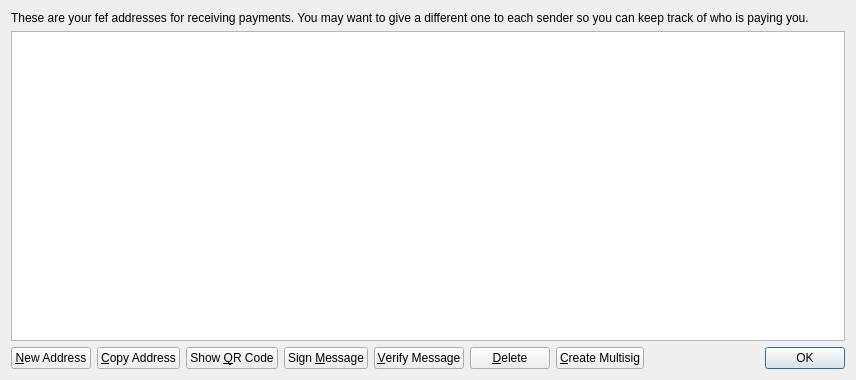
<?xml version="1.0" encoding="UTF-8"?>
<ui version="4.0">
 <class>AddressBookPage</class>
 <widget class="QWidget" name="AddressBookPage">
  <property name="geometry">
   <rect>
    <x>0</x>
    <y>0</y>
    <width>856</width>
    <height>380</height>
   </rect>
  </property>
  <property name="windowTitle">
   <string>Address Book</string>
  </property>
  <layout class="QVBoxLayout" name="verticalLayout">
   <item>
    <widget class="QLabel" name="labelExplanation">
     <property name="text">
      <string>These are your fef addresses for receiving payments. You may want to give a different one to each sender so you can keep track of who is paying you.</string>
     </property>
     <property name="textFormat">
      <enum>Qt::PlainText</enum>
     </property>
     <property name="wordWrap">
      <bool>true</bool>
     </property>
    </widget>
   </item>
   <item>
    <widget class="QTableView" name="tableView">
     <property name="contextMenuPolicy">
      <enum>Qt::CustomContextMenu</enum>
     </property>
     <property name="toolTip">
      <string>Double-click to edit address or label</string>
     </property>
     <property name="tabKeyNavigation">
      <bool>false</bool>
     </property>
     <property name="selectionMode">
      <enum>QAbstractItemView::SingleSelection</enum>
     </property>
     <property name="selectionBehavior">
      <enum>QAbstractItemView::SelectRows</enum>
     </property>
     <property name="sortingEnabled">
      <bool>true</bool>
     </property>
     <attribute name="verticalHeaderVisible">
      <bool>false</bool>
     </attribute>
    </widget>
   </item>
   <item>
    <layout class="QHBoxLayout" name="horizontalLayout">
     <item>
      <widget class="QPushButton" name="newAddressButton">
       <property name="toolTip">
        <string>Create a new address</string>
       </property>
       <property name="text">
        <string>&amp;New Address</string>
       </property>
      </widget>
     </item>
     <item>
      <widget class="QPushButton" name="copyToClipboard">
       <property name="toolTip">
        <string>Copy the currently selected address to the system clipboard</string>
       </property>
       <property name="text">
        <string>&amp;Copy Address</string>
       </property>
      </widget>
     </item>
     <item>
      <widget class="QPushButton" name="showQRCode">
       <property name="text">
        <string>Show &amp;QR Code</string>
       </property>
      </widget>
     </item>
     <item>
      <widget class="QPushButton" name="signMessage">
       <property name="toolTip">
        <string>Sign a message to prove you own a fef address</string>
       </property>
       <property name="text">
        <string>Sign &amp;Message</string>
       </property>
      </widget>
     </item>
     <item>
      <widget class="QPushButton" name="verifyMessage">
       <property name="toolTip">
        <string>Verify a message to ensure it was signed with a specified fef address</string>
       </property>
       <property name="text">
        <string>&amp;Verify Message</string>
       </property>
      </widget>
     </item>
     <item>
      <widget class="QPushButton" name="deleteButton">
       <property name="toolTip">
        <string>Delete the currently selected address from the list</string>
       </property>
       <property name="text">
        <string>&amp;Delete</string>
       </property>
      </widget>
     </item>
     <item>
      <widget class="QPushButton" name="createmulsig">
       <property name="toolTip">
        <string>Delete the currently selected address from the list</string>
       </property>
       <property name="text">
        <string>&amp;Create Multisig</string>
       </property>
      </widget>
     </item>
     <item>
      <spacer name="horizontalSpacer">
       <property name="orientation">
        <enum>Qt::Horizontal</enum>
       </property>
       <property name="sizeHint" stdset="0">
        <size>
         <width>40</width>
         <height>20</height>
        </size>
       </property>
      </spacer>
     </item>
     <item>
      <widget class="QDialogButtonBox" name="buttonBox">
       <property name="sizePolicy">
        <sizepolicy hsizetype="Maximum" vsizetype="Fixed">
         <horstretch>0</horstretch>
         <verstretch>0</verstretch>
        </sizepolicy>
       </property>
       <property name="standardButtons">
        <set>QDialogButtonBox::Ok</set>
       </property>
      </widget>
     </item>
    </layout>
   </item>
  </layout>
 </widget>
 <resources/>
 <connections/>
</ui>
